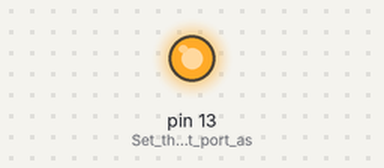
The sketch below on a simulated Arduino Uno, built with avr-gcc and run on an emulated ATmega328P. Shown: output pins drawn as LEDs (lit = HIGH). What the sketch prints to the serial monitor is not drawn.

Above: at 3.05 s.
Timing chart, 0 to 6.0 s (numbered marks = the images above):
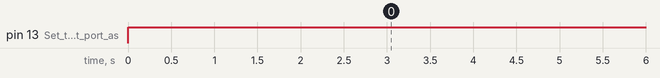

The sketch:

arduino_9_Set_MStep.ino
```cpp
/**************** MKS SERVOxxD Close Loop Step Motor ***************
******************** arduino Example 9 ********************
**	Example Name：Set Motor Subdivision
**  Example Purpose：Set subdivision through serial port
**  Example Phenomenon：After the program runs, it can be observed that
** 1. When the LED light is on, the serial port sends a setting subdivision command
** 2. If the setting is successful, the LED light will flash slowly, and you can check the subdivision of the setting through the MStep option of the screen menu
** 3. If the setting fails, the LED light will flash quickly
**  Precautions：
** 1. The serial port and the USB download port share the serial port (0,1). When uploading the program via USB, unplug the serial cable first to avoid program upload failure
** 2. Set the motor working mode to CR_vFOC
** 3. If the program upload fails, you can try: press and hold the RESET button of UNO, and then click upload, and when the arduino displays "uploading", quickly release the button
**********************************************************/

uint8_t txBuffer[20];      //Send data array
uint8_t rxBuffer[20];      //Receive data array
uint8_t rxCnt=0;          //Receive data count

uint8_t getCheckSum(uint8_t *buffer,uint8_t len);
void setMStep(uint8_t slaveAddr,uint8_t Mstep);
uint8_t waitingForACK(uint8_t len);


void setup() {
  pinMode(LED_BUILTIN, OUTPUT);// Set the LED light port as output
  digitalWrite(LED_BUILTIN, HIGH); //Lights off

  // Start the serial port, set the rate to 38400
  Serial.begin(38400);
  //Wait for the serial port initialization to complete
  while (!Serial) {
    ; // wait for serial port to connect. Needed for native USB port only
  }

// The power-on delay is 3000 milliseconds, waiting for the motor to be initialized
  delay(3000);
  }

void loop() {

  bool ackStatus;

  digitalWrite(LED_BUILTIN, HIGH); //Lights on
  setMStep(1,32); //Slave address=1, subdivision = 32

  ackStatus = waitingForACK(5);      //Wait for the motor to answer

  if(ackStatus == 1)        //successfully set
  {
    while(1)    //Slow flashing, indicating that the setting is successful (you can check the number of subdivisions set in the screen menu)
    {
      digitalWrite(LED_BUILTIN, HIGH); delay(1000);    //Delay 1000 milliseconds
      digitalWrite(LED_BUILTIN, LOW);  delay(1000);    //Delay 1000 milliseconds
    }
  }
  else          //The setting failed (1. Check the connection of the serial cable; 2. Check whether the motor is powered on; 3. Check the slave address and baud rate)
  {
    while(1)   //Flashing light quickly, indicating that the setting failed
    {
      digitalWrite(LED_BUILTIN, HIGH);      delay(200);
      digitalWrite(LED_BUILTIN, LOW);      delay(200);
    }
  }

}

/*
Function: set subdivision
Input: slaveAddr slave address
       Mstep subdivision
output: none
 */
void setMStep(uint8_t slaveAddr,uint8_t Mstep)
{

  txBuffer[0] = 0xFA;       //frame header
  txBuffer[1] = slaveAddr;  //slave address
  txBuffer[2] = 0x84;       //function code
  txBuffer[3] = Mstep;       //Subdivision
  txBuffer[4] = getCheckSum(txBuffer,4);  //Calculate checksum
  Serial.write(txBuffer,5);   //The serial port issues commands
}

/*
Function: Calculate the checksum of a set of data
Input: buffer data to be verified
        size The number of data to be verified
output: checksum
*/
uint8_t getCheckSum(uint8_t *buffer,uint8_t size)
{
  uint8_t i;
  uint16_t sum=0;
  for(i=0;i<size;i++)
    {
      sum += buffer[i];  //Calculate accumulated value
    }
  return(sum&0xFF);     //return checksum
}

/*
Function: wait for the slave to answer, set the timeout to 3000ms
Input: len Length of the response frame
output:
   Run successfully 1
   failed to run 0
   timeout no reply 0
*/
uint8_t waitingForACK(uint8_t len)
{
  uint8_t retVal=0;       //return value
  unsigned long sTime;  //timing start time
  unsigned long time;  //current moment
  uint8_t rxByte;

  sTime = millis();    //get the current moment
  rxCnt = 0;           //Receive count value set to 0
  while(1)
  {
    if (Serial.available() > 0)     //The serial port receives data
    {
      rxByte = Serial.read();       //read 1 byte data
      if(rxCnt != 0)
      {
        rxBuffer[rxCnt++] = rxByte; //Storing data
      }
      else if(rxByte == 0xFB)       //Determine whether the frame header
      {
        rxBuffer[rxCnt++] = rxByte;   //store frame header
      }
    }

    if(rxCnt == len)    //Receive complete
    {
      if(rxBuffer[len-1] == getCheckSum(rxBuffer,len-1))
      {
        retVal = rxBuffer[3];   //checksum correct
        break;                  //Exit while(1)
      }
      else
      {
        rxCnt = 0;  //Verification error, re-receive the response
      }
    }

    time = millis();
    if((time - sTime) > 3000)   //Judging whether to time out
    {
      retVal = 0;
      break;                    //timeout, exit while(1)
    }
  }
  return(retVal);
}
```

Measured:
- by itself, pin 13 (Set_the_LED_light_port_as): HIGH → LOW at 6.2 s, → HIGH 0.20 s later, → LOW 0.20 s later, → HIGH 0.20 s later, … (619 changes in this stretch)
